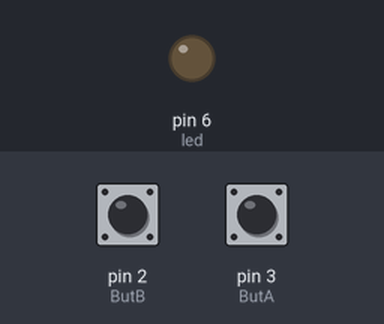
Recording of a sketch running on a simulated Arduino Uno, built with avr-gcc and run on an emulated ATmega328P. Shown: output pins drawn as LEDs (lit = HIGH). Dashed ring = blinking. Inputs (shaded band) come from the test bench; at power-on: pin 2 (ButB) LOW, pin 3 (ButA) LOW.

Above: at 1.2 s.
1.3 s: pin 2 (ButB) pulsed HIGH 5 times (0.12 s each, 0.3 s apart)
At 2.6 s:
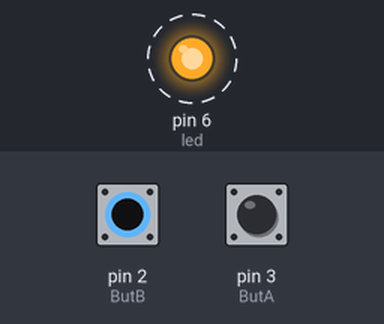
Timing chart, 0 to 6.4 s (numbered marks = the images above; inputs shaded):
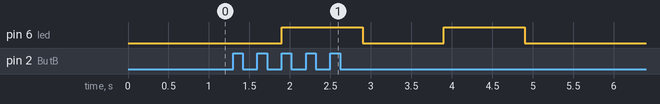

Measured:
- after the input at 1.3 s, pin 6 (led): alternates HIGH for 1.0 s and LOW for 1.0 s, 4 changes in all, then stays LOW, starting after 0.60 s

The sketch:

2buttonscombinationlock.ino
```cpp
// Setting password and unlock. Based on the adding letter to the text each time press the buttons, I created
// program that can set the password and unlock it by comparing two text.
// If the text the user enter is the same as the password set, the light on or unlock.
// If the text is not the same, the light will blink.

// Declaration
int ButA = 3;
int ButB = 2;
int led = 6;
String code="";
String code1="";

//Counter for the time users press the button
int presscounter=0;
int presscounter1=0;

void setup()
{
  Serial.begin(9600);
  pinMode(led, OUTPUT);
  pinMode(ButA, INPUT);
  pinMode(ButB, INPUT);

}

void loop()
{

  attachInterrupt(1, pressA, RISING);//button A in port 2
  attachInterrupt(0, pressB, RISING);//button B in port 3
  check();
  }

void pressA(){                //When the users press the button A
  static unsigned long last_interrupt_time = 0;
  unsigned long interrupt_time = millis();
   if(interrupt_time - last_interrupt_time > 200) {
    last_interrupt_time = interrupt_time;
      code+="A";           // Add letter to the code
      presscounter++;      // Increasing counter
   }
 }

void pressB(){              //When the users press the button B
  static unsigned long last_interrupt_time1 = 0;
  unsigned long interrupt_time1 = millis();
   if(interrupt_time1 - last_interrupt_time1 > 200) {
    last_interrupt_time1 = interrupt_time1;
      code+="B";         // Add letter to the code
      presscounter++;
   }

}

void check(){            //check if the code inputted is correct
  static unsigned long last_interrupt_time2 = 0;
  unsigned long interrupt_time2 = millis();
  if (interrupt_time2 - last_interrupt_time2 > 200)
  {
    interrupt_time2 = last_interrupt_time2;
    if (presscounter == 3){   // 3 is the numbers of code for password
    if(code == "ABA"){
      digitalWrite(led, HIGH); //light will turn on if the code is correct
      code="";
      presscounter=0;
    } else {              //if wrong, light will blink

      digitalWrite(led, HIGH);
      delay(1000);
      digitalWrite(led, LOW);
      delay(1000);
      digitalWrite(led,HIGH);
      delay(1000);
      digitalWrite(led, LOW);

      presscounter=0;   // set the counter to 0 and empty the code
      code1="";
    }
   }

 }
}
```
